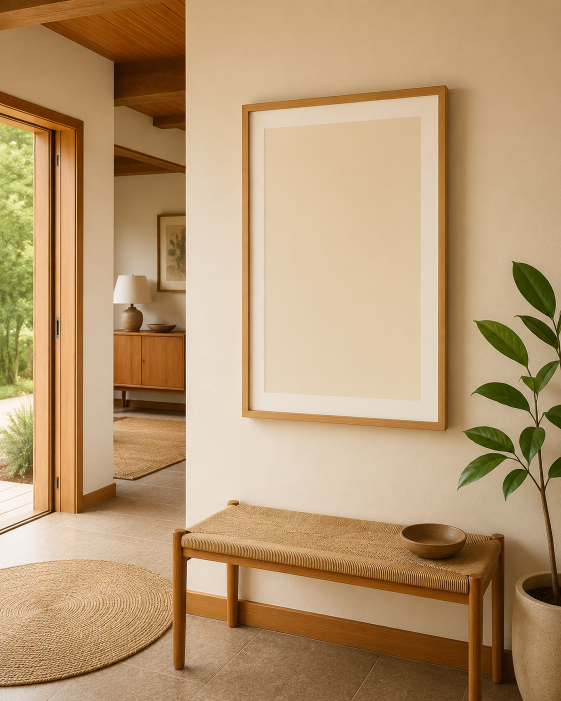
#> input picture templates_data/template_821e4eda2b03/background.png, 1122 x 1402 px, found by its file name (shown at 1/2 size)
$ python test_filters.py
#> lines starting #> are read from the running program, lines starting #| are printed output that depends on the picture
import sys
sys.path.insert(0, r"c:\Users\Eitan Baron\Desktop\MockupGen")
from pathlib import Path
from PIL import Image, ImageFilter, ImageOps

bg_path = Path(r"c:\Users\Eitan Baron\Desktop\MockupGen\draft_templates\template_821e4eda2b03\background.png")
if not bg_path.exists():
    bg_path = Path(r"c:\Users\Eitan Baron\Desktop\MockupGen\draft_templates\template_821e4eda2b03\background.jpg")

with Image.open(bg_path) as img:
#> img is the input picture: PIL image 1122x1402 RGBA; mean R, G, B, A 182.7, 151.7, 113.5, 255
    gray = img.convert("L")
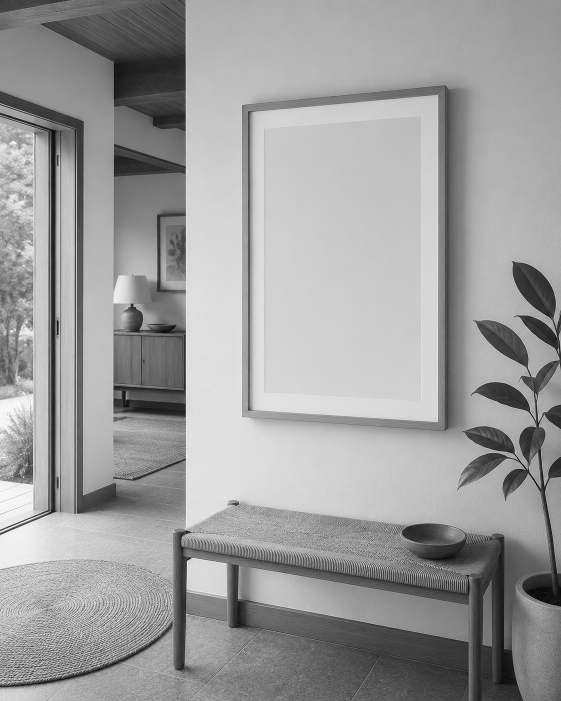
#> gray: PIL image 1122x1402 L (shown at 1/2 size); min 0, max 255, mean 156.6

    # Let's test 3 options:
    # 1. No filter, just FIND_EDGES
    edges_none = gray.filter(ImageFilter.FIND_EDGES)
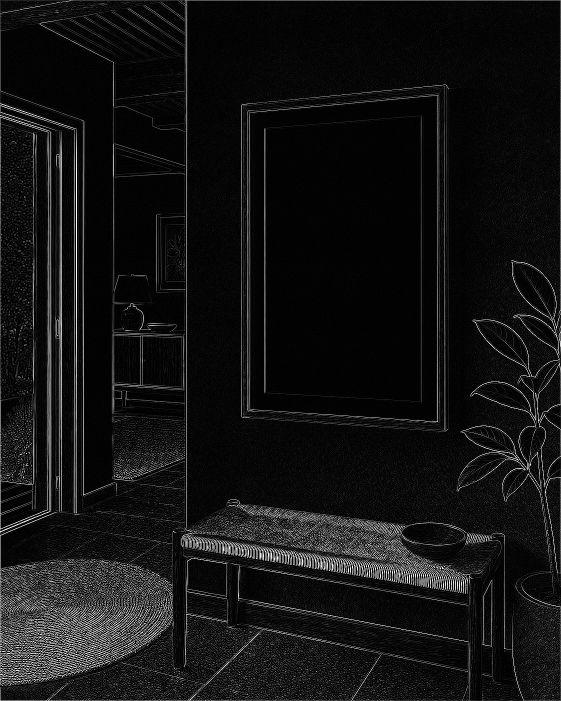
#> edges_none: PIL image 1122x1402 L (shown at 1/2 size); min 0, max 255, mean 18.6

    # 2. MedianFilter(3), then FIND_EDGES
    edges_med3 = gray.filter(ImageFilter.MedianFilter(size=3)).filter(ImageFilter.FIND_EDGES)
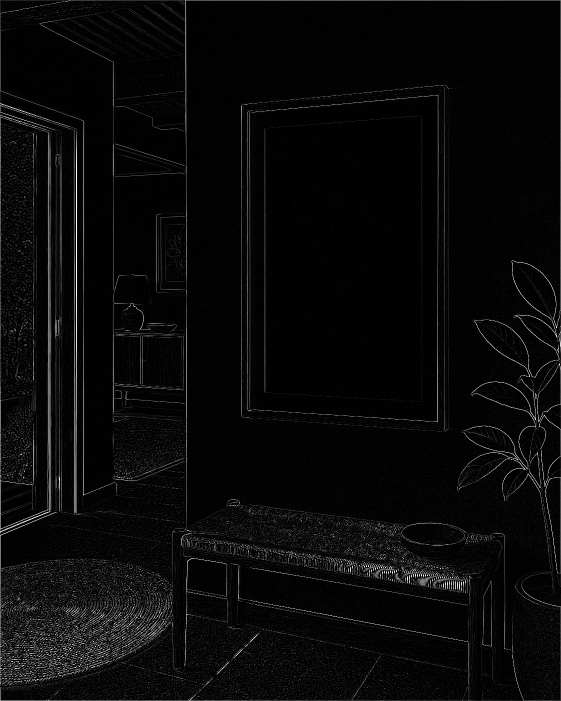
#> edges_med3: PIL image 1122x1402 L (shown at 1/2 size); min 0, max 255, mean 9

    # 3. MedianFilter(3), FIND_EDGES, then Autocontrast
    edges_med3_ac = ImageOps.autocontrast(edges_med3)

    cy = 244
    search_radius = 80
    span_start_v = max(0, cy - search_radius)
    span_end_v = min(img.height, cy + search_radius)
#> span_end_v = 324

    pix_none = edges_none.load()
    pix_med3 = edges_med3.load()
    pix_med3_ac = edges_med3_ac.load()

    print("X=499:")
    print("  No filter:", sum(pix_none[499, y] for y in range(span_start_v, span_end_v)))
#|   No filter: 22240
    print("  Med3:", sum(pix_med3[499, y] for y in range(span_start_v, span_end_v)))
#|   Med3: 17372
    print("  Med3 + Autocontrast:", sum(pix_med3_ac[499, y] for y in range(span_start_v, span_end_v)))
#|   Med3 + Autocontrast: 17372

    print("\nX=528:")
    print("  No filter:", sum(pix_none[528, y] for y in range(span_start_v, span_end_v)))
#|   No filter: 15433
    print("  Med3:", sum(pix_med3[528, y] for y in range(span_start_v, span_end_v)))
#|   Med3: 5336
    print("  Med3 + Autocontrast:", sum(pix_med3_ac[528, y] for y in range(span_start_v, span_end_v)))
#|   Med3 + Autocontrast: 5336
